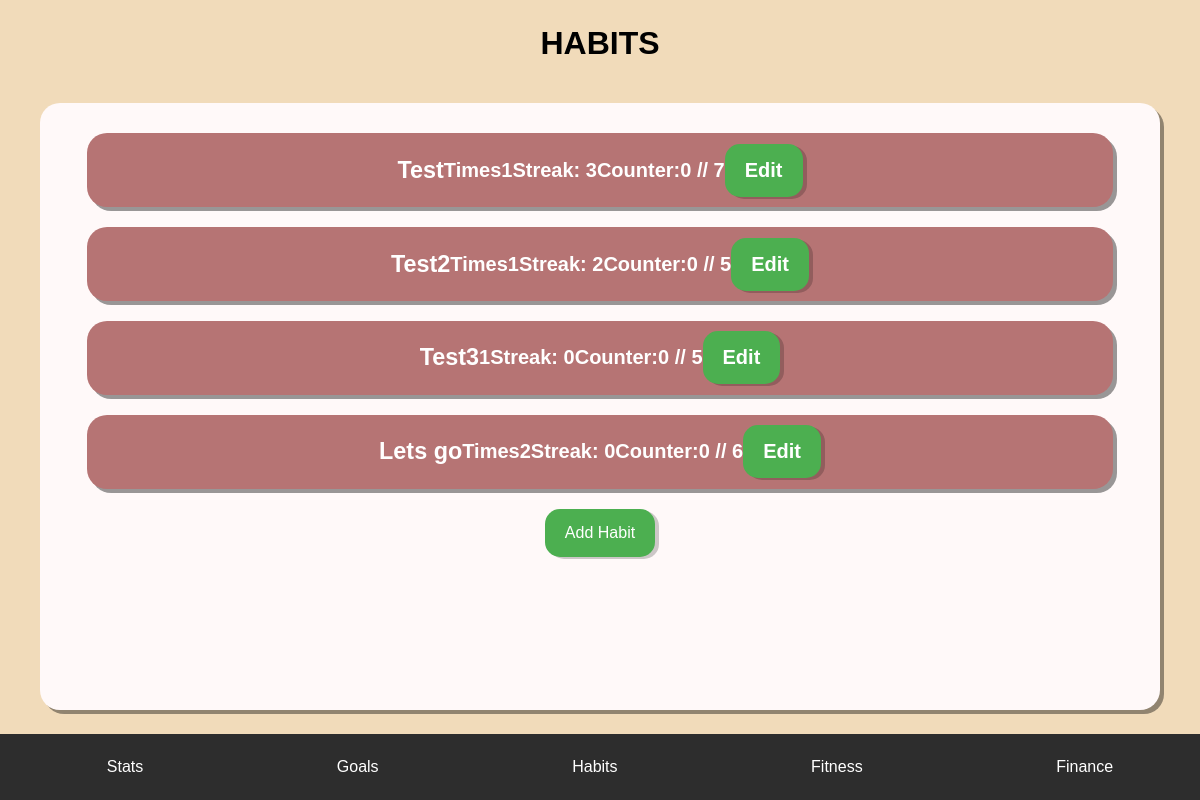
Page /Habit.html on the earlier database version.
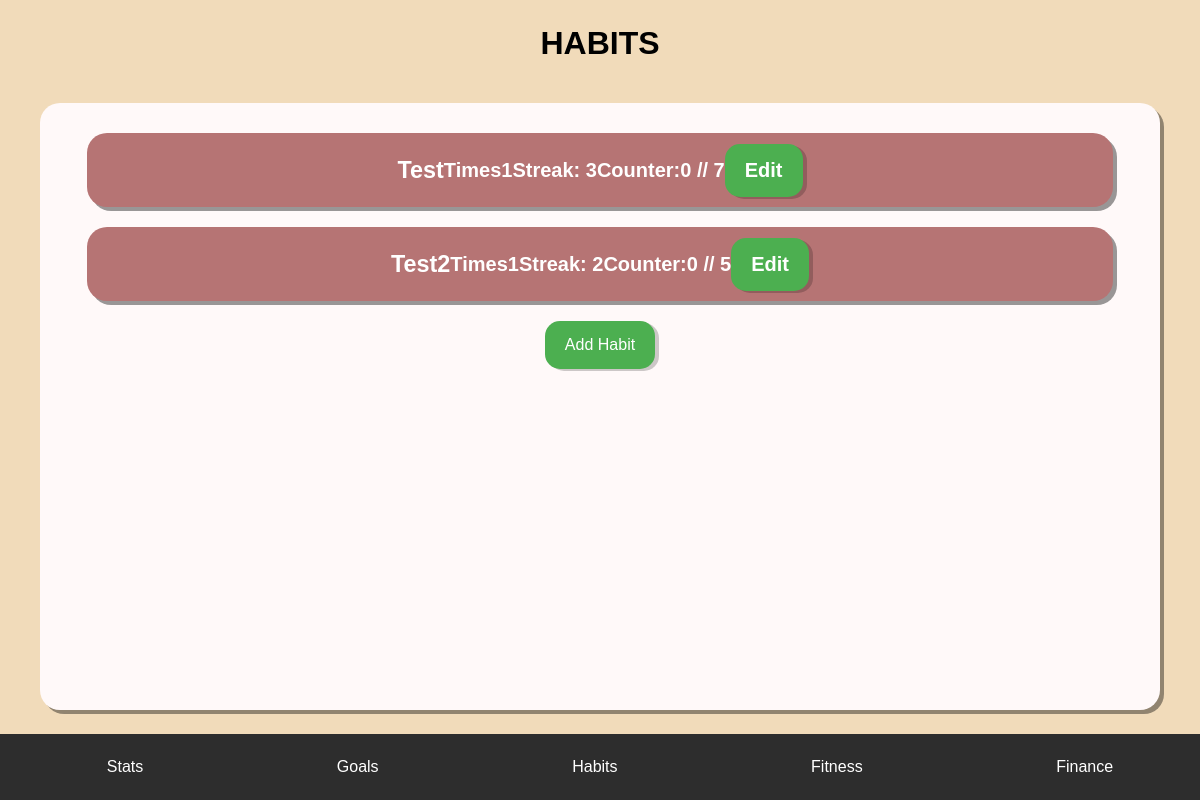
Same page on the later database version.
### tables this page shows
CREATE TABLE habits (
        id INTEGER PRIMARY KEY AUTOINCREMENT,
        Name TEXT NOT NULL,
        Goal INTEGER NOT NULL,
        Increment INTEGER NOT NULL,
        Unit TEXT NOT NULL,
        Progress INTEGER DEFAULT 0,
        Streak INTEGER DEFAULT 0
    );

### app.py (the view)
@app.route('/')
@app.route('/Habit.html')
def home():
    conn = get_db_connection()
    cursor = conn.cursor()
    cursor.execute("SELECT * FROM habits")
    habits = cursor.fetchall()
    habit_data = []
    for habit in habits:
        habit_data.append({
            'id': habit['id'],
            'Name': habit['Name'],
            'Goal': habit['Goal'],
            'Increment': habit['Increment'],
            'Unit': habit['Unit'],
            'Progress': habit['Progress'],
            'Streak': habit['Streak']
        })
    conn.close()
    return render_template('Habit.html', habits=habit_data)

### app.py (called while the page is built)
def get_db_connection():
    conn = sqlite3.connect('Tracker.db')
    conn.row_factory = sqlite3.Row
    return conn

### templates/Habit.html (shortened to what this page needs)
<!DOCTYPE html>
<html lang="en">
<head>
  <link rel="stylesheet" href="/static/styles.css">
</head>
<body>
  <h1>HABITS</h1>
  <div class="tracked-container" id="habit-container">
    {% for habit in habits %}
    <div class="tracked-item">
      <h3>{{ habit['Name'] }} </h3>
      <p>{{ habit['Unit'] }} </p>
      <p>{{ habit['Increment'] }}</p>
      <p>Streak: {{ habit['Streak'] }}</p>
      <p>Counter: </p>
      <p>{{ habit['Progress'] }} // {{ habit['Goal'] }} </p>
      <a href="ManageHabit.html?id= {{habit.id}} ">Edit</a>
    </div>
    {% endfor %}
    <a href="AddHabit.html">Add Habit</a>
  </div>
  <nav class="navbar">
      <a href="Stat.html">Stats</a>
      <a href="Goal.html">Goals</a>
      <a href="Habit.html">Habits</a>
      <a href="Fitness.html">Fitness</a>
      <a href="Finance.html">Finance</a>
</body>
</html>

### static/styles.css (style rules this page uses)
body { background-color: #f1dbba; font-family: 'Arial', sans-serif; margin: 0; box-sizing: border-box; height: 100vh; display: flex; font-style: bold; flex-direction: column; }
h1 { text-align: center; margin-top: 25px; color: #000000; }
.tracked-container { width: 90%; margin: 20px auto; margin-bottom: 90px; flex: 1; background-color: #fff9f9; border-radius: 20px; display: flex; flex-direction: column; align-items: center; overflow-y: auto; padding: 20px; box-shadow: 4px 4px rgba(0, 0, 0, 0.4); }
.tracked-container a { background-color: #4CAF50; text-decoration: none; color: white; padding: 15px 20px; margin: 10px 0; border: none; cursor: pointer; border-radius: 15px; box-shadow: 4px 2px rgba(0, 0, 0, 0.2); }
.tracked-item { width: 95%; margin: 10px 0; height: auto; background-color: rgb(182, 116, 116); border-radius: 20px; color: white; display: flex; align-items: center; justify-content: center; overflow-wrap: anywhere; font-size: 20px; font-weight: bold; box-shadow: 4px 4px rgba(0, 0, 0, 0.4); }
.navbar { background-color: #2d2d2d; position: fixed; bottom: 0; left: 0; width: 100%; display: flex; align-items: center; justify-content: space-around; padding: 10px; }
.navbar a { float: left; display: block; color: white; padding: 14px 16px; text-decoration: none; border-radius: 15px; }

Differences in the rows shown:
removed habits: Name "Test3", Increment "1", Streak "0", Progress "0", Goal "5"
removed habits: Name "Lets go", Unit "Times", Increment "2", Streak "0", Progress "0", Goal "6"
